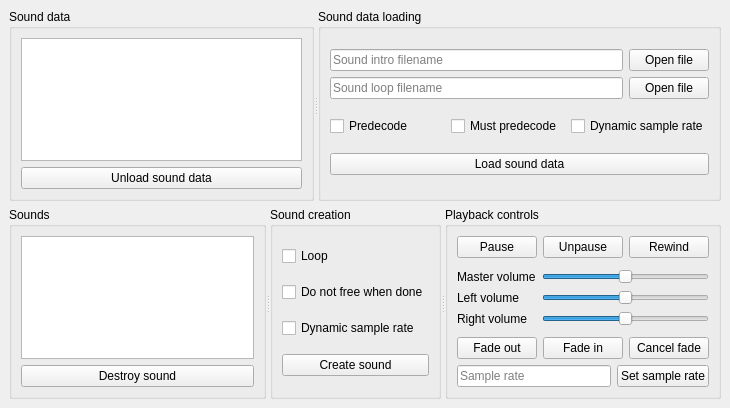
<?xml version="1.0" encoding="UTF-8"?>
<ui version="4.0">
 <class>MainWindow</class>
 <widget class="QMainWindow" name="MainWindow">
  <property name="geometry">
   <rect>
    <x>0</x>
    <y>0</y>
    <width>730</width>
    <height>408</height>
   </rect>
  </property>
  <property name="windowTitle">
   <string>clownaudio test program</string>
  </property>
  <property name="animated">
   <bool>true</bool>
  </property>
  <widget class="QWidget" name="centralwidget">
   <layout class="QVBoxLayout" name="verticalLayout">
    <item>
     <widget class="QSplitter" name="splitter_SoundData">
      <property name="orientation">
       <enum>Qt::Horizontal</enum>
      </property>
      <widget class="QGroupBox" name="groupBox_SoundData">
       <property name="title">
        <string>Sound data</string>
       </property>
       <layout class="QVBoxLayout" name="verticalLayout_7">
        <item>
         <widget class="QListWidget" name="listWidget_SoundData"/>
        </item>
        <item>
         <widget class="QPushButton" name="pushButton_UnloadSoundData">
          <property name="enabled">
           <bool>true</bool>
          </property>
          <property name="text">
           <string>Unload sound data</string>
          </property>
         </widget>
        </item>
       </layout>
      </widget>
      <widget class="QGroupBox" name="groupBox_SoundDataLoading">
       <property name="title">
        <string>Sound data loading</string>
       </property>
       <layout class="QVBoxLayout" name="verticalLayout_4">
        <item>
         <layout class="QGridLayout" name="gridLayout">
          <item row="1" column="0">
           <widget class="QLineEdit" name="lineEdit_File1">
            <property name="placeholderText">
             <string>Sound intro filename</string>
            </property>
           </widget>
          </item>
          <item row="1" column="1">
           <widget class="QPushButton" name="pushButton_File1Open">
            <property name="text">
             <string>Open file</string>
            </property>
           </widget>
          </item>
          <item row="2" column="0">
           <widget class="QLineEdit" name="lineEdit_File2">
            <property name="placeholderText">
             <string>Sound loop filename</string>
            </property>
           </widget>
          </item>
          <item row="2" column="1">
           <widget class="QPushButton" name="pushButton_File2Open">
            <property name="text">
             <string>Open file</string>
            </property>
           </widget>
          </item>
         </layout>
        </item>
        <item>
         <layout class="QHBoxLayout" name="horizontalLayout">
          <property name="spacing">
           <number>6</number>
          </property>
          <property name="topMargin">
           <number>0</number>
          </property>
          <item>
           <widget class="QCheckBox" name="checkBox_Predecode">
            <property name="text">
             <string>Predecode</string>
            </property>
           </widget>
          </item>
          <item>
           <widget class="QCheckBox" name="checkBox_MustPredecode">
            <property name="text">
             <string>Must predecode</string>
            </property>
           </widget>
          </item>
          <item>
           <widget class="QCheckBox" name="checkBox_DataDynamicSampleRate">
            <property name="text">
             <string>Dynamic sample rate</string>
            </property>
           </widget>
          </item>
         </layout>
        </item>
        <item>
         <widget class="QPushButton" name="pushButton_LoadSoundData">
          <property name="text">
           <string>Load sound data</string>
          </property>
          <property name="flat">
           <bool>false</bool>
          </property>
         </widget>
        </item>
       </layout>
      </widget>
     </widget>
    </item>
    <item>
     <widget class="QSplitter" name="splitter_Sounds">
      <property name="orientation">
       <enum>Qt::Horizontal</enum>
      </property>
      <widget class="QGroupBox" name="groupBox_Sounds">
       <property name="title">
        <string>Sounds</string>
       </property>
       <layout class="QVBoxLayout" name="verticalLayout_2">
        <item>
         <widget class="QListWidget" name="listWidget_Sounds"/>
        </item>
        <item>
         <widget class="QPushButton" name="pushButton_DestroySound">
          <property name="enabled">
           <bool>true</bool>
          </property>
          <property name="text">
           <string>Destroy sound</string>
          </property>
         </widget>
        </item>
       </layout>
      </widget>
      <widget class="QGroupBox" name="groupBox_SoundCreation">
       <property name="enabled">
        <bool>true</bool>
       </property>
       <property name="title">
        <string>Sound creation</string>
       </property>
       <layout class="QVBoxLayout" name="verticalLayout_5">
        <item>
         <widget class="QCheckBox" name="checkBox_Loop">
          <property name="enabled">
           <bool>true</bool>
          </property>
          <property name="text">
           <string>Loop</string>
          </property>
         </widget>
        </item>
        <item>
         <widget class="QCheckBox" name="checkBox_DoNotFreeWhenDone">
          <property name="enabled">
           <bool>true</bool>
          </property>
          <property name="text">
           <string>Do not free when done</string>
          </property>
         </widget>
        </item>
        <item>
         <widget class="QCheckBox" name="checkBox_InstanceDynamicSampleRate">
          <property name="enabled">
           <bool>true</bool>
          </property>
          <property name="text">
           <string>Dynamic sample rate</string>
          </property>
         </widget>
        </item>
        <item>
         <widget class="QPushButton" name="pushButton_CreateSound">
          <property name="enabled">
           <bool>true</bool>
          </property>
          <property name="text">
           <string>Create sound</string>
          </property>
         </widget>
        </item>
       </layout>
      </widget>
      <widget class="QGroupBox" name="groupBox_PlaybackControls">
       <property name="enabled">
        <bool>true</bool>
       </property>
       <property name="title">
        <string>Playback controls</string>
       </property>
       <layout class="QVBoxLayout" name="verticalLayout_6">
        <item>
         <layout class="QHBoxLayout" name="horizontalLayout_4">
          <item>
           <widget class="QPushButton" name="pushButton_Pause">
            <property name="enabled">
             <bool>true</bool>
            </property>
            <property name="text">
             <string>Pause</string>
            </property>
           </widget>
          </item>
          <item>
           <widget class="QPushButton" name="pushButton_Unpause">
            <property name="enabled">
             <bool>true</bool>
            </property>
            <property name="text">
             <string>Unpause</string>
            </property>
           </widget>
          </item>
          <item>
           <widget class="QPushButton" name="pushButton_Rewind">
            <property name="enabled">
             <bool>true</bool>
            </property>
            <property name="text">
             <string>Rewind</string>
            </property>
           </widget>
          </item>
         </layout>
        </item>
        <item>
         <layout class="QFormLayout" name="formLayout">
          <property name="fieldGrowthPolicy">
           <enum>QFormLayout::AllNonFixedFieldsGrow</enum>
          </property>
          <property name="formAlignment">
           <set>Qt::AlignLeading|Qt::AlignLeft|Qt::AlignVCenter</set>
          </property>
          <item row="0" column="0">
           <widget class="QLabel" name="label_MasterVolume">
            <property name="enabled">
             <bool>true</bool>
            </property>
            <property name="text">
             <string>Master volume</string>
            </property>
           </widget>
          </item>
          <item row="0" column="1">
           <widget class="QSlider" name="horizontalSlider_MasterVolume">
            <property name="enabled">
             <bool>true</bool>
            </property>
            <property name="maximum">
             <number>512</number>
            </property>
            <property name="value">
             <number>256</number>
            </property>
            <property name="orientation">
             <enum>Qt::Horizontal</enum>
            </property>
            <property name="invertedAppearance">
             <bool>false</bool>
            </property>
            <property name="tickPosition">
             <enum>QSlider::NoTicks</enum>
            </property>
           </widget>
          </item>
          <item row="1" column="1">
           <widget class="QSlider" name="horizontalSlider_LeftVolume">
            <property name="enabled">
             <bool>true</bool>
            </property>
            <property name="maximum">
             <number>512</number>
            </property>
            <property name="value">
             <number>256</number>
            </property>
            <property name="orientation">
             <enum>Qt::Horizontal</enum>
            </property>
           </widget>
          </item>
          <item row="1" column="0">
           <widget class="QLabel" name="label_LeftVolume">
            <property name="enabled">
             <bool>true</bool>
            </property>
            <property name="text">
             <string>Left volume</string>
            </property>
           </widget>
          </item>
          <item row="2" column="0">
           <widget class="QLabel" name="label_RightVolume">
            <property name="enabled">
             <bool>true</bool>
            </property>
            <property name="text">
             <string>Right volume</string>
            </property>
           </widget>
          </item>
          <item row="2" column="1">
           <widget class="QSlider" name="horizontalSlider_RightVolume">
            <property name="enabled">
             <bool>true</bool>
            </property>
            <property name="maximum">
             <number>512</number>
            </property>
            <property name="value">
             <number>256</number>
            </property>
            <property name="orientation">
             <enum>Qt::Horizontal</enum>
            </property>
           </widget>
          </item>
         </layout>
        </item>
        <item>
         <layout class="QHBoxLayout" name="horizontalLayout_3">
          <item>
           <widget class="QPushButton" name="pushButton_FadeOut">
            <property name="enabled">
             <bool>true</bool>
            </property>
            <property name="text">
             <string>Fade out</string>
            </property>
           </widget>
          </item>
          <item>
           <widget class="QPushButton" name="pushButton_FadeIn">
            <property name="enabled">
             <bool>true</bool>
            </property>
            <property name="text">
             <string>Fade in</string>
            </property>
           </widget>
          </item>
          <item>
           <widget class="QPushButton" name="pushButton_CancelFade">
            <property name="enabled">
             <bool>true</bool>
            </property>
            <property name="text">
             <string>Cancel fade</string>
            </property>
           </widget>
          </item>
         </layout>
        </item>
        <item>
         <layout class="QHBoxLayout" name="horizontalLayout_5">
          <item>
           <widget class="QLineEdit" name="lineEdit_SampleRate">
            <property name="enabled">
             <bool>true</bool>
            </property>
            <property name="placeholderText">
             <string>Sample rate</string>
            </property>
           </widget>
          </item>
          <item>
           <widget class="QPushButton" name="pushButton_SetSampleRate">
            <property name="enabled">
             <bool>true</bool>
            </property>
            <property name="text">
             <string>Set sample rate</string>
            </property>
           </widget>
          </item>
         </layout>
        </item>
       </layout>
      </widget>
     </widget>
    </item>
   </layout>
  </widget>
  <action name="actionOpenddd">
   <property name="text">
    <string>Open</string>
   </property>
  </action>
 </widget>
 <resources/>
 <connections/>
</ui>
